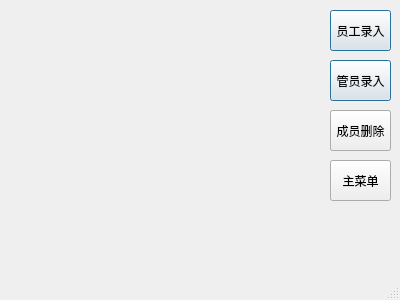
<?xml version="1.0" encoding="UTF-8"?>
<ui version="4.0">
 <class>MainWindow</class>
 <widget class="QMainWindow" name="MainWindow">
  <property name="enabled">
   <bool>true</bool>
  </property>
  <property name="geometry">
   <rect>
    <x>0</x>
    <y>0</y>
    <width>400</width>
    <height>300</height>
   </rect>
  </property>
  <property name="font">
   <font>
    <family>微软雅黑</family>
   </font>
  </property>
  <property name="windowTitle">
   <string>FaceDetection</string>
  </property>
  <widget class="QWidget" name="centralwidget">
   <widget class="QPushButton" name="amsignButton">
    <property name="enabled">
     <bool>false</bool>
    </property>
    <property name="geometry">
     <rect>
      <x>330</x>
      <y>10</y>
      <width>61</width>
      <height>41</height>
     </rect>
    </property>
    <property name="text">
     <string>上班打卡</string>
    </property>
    <property name="default">
     <bool>true</bool>
    </property>
    <property name="flat">
     <bool>false</bool>
    </property>
   </widget>
   <widget class="QPushButton" name="infoButton">
    <property name="geometry">
     <rect>
      <x>330</x>
      <y>110</y>
      <width>61</width>
      <height>41</height>
     </rect>
    </property>
    <property name="text">
     <string>今日信息</string>
    </property>
   </widget>
   <widget class="QToolButton" name="pmsignButton">
    <property name="enabled">
     <bool>false</bool>
    </property>
    <property name="geometry">
     <rect>
      <x>330</x>
      <y>60</y>
      <width>61</width>
      <height>41</height>
     </rect>
    </property>
    <property name="text">
     <string>下班打卡</string>
    </property>
   </widget>
   <widget class="QPushButton" name="manageButton">
    <property name="enabled">
     <bool>false</bool>
    </property>
    <property name="geometry">
     <rect>
      <x>330</x>
      <y>160</y>
      <width>61</width>
      <height>41</height>
     </rect>
    </property>
    <property name="text">
     <string>后台管理</string>
    </property>
   </widget>
   <widget class="QLabel" name="video_label">
    <property name="geometry">
     <rect>
      <x>0</x>
      <y>0</y>
      <width>300</width>
      <height>250</height>
     </rect>
    </property>
    <property name="text">
     <string/>
    </property>
   </widget>
   <widget class="QPushButton" name="stuffButton">
    <property name="enabled">
     <bool>true</bool>
    </property>
    <property name="geometry">
     <rect>
      <x>330</x>
      <y>10</y>
      <width>61</width>
      <height>41</height>
     </rect>
    </property>
    <property name="text">
     <string>员工录入</string>
    </property>
    <property name="default">
     <bool>true</bool>
    </property>
    <property name="flat">
     <bool>false</bool>
    </property>
   </widget>
   <widget class="QPushButton" name="manButton">
    <property name="enabled">
     <bool>true</bool>
    </property>
    <property name="geometry">
     <rect>
      <x>330</x>
      <y>60</y>
      <width>61</width>
      <height>41</height>
     </rect>
    </property>
    <property name="text">
     <string>管员录入</string>
    </property>
    <property name="default">
     <bool>true</bool>
    </property>
    <property name="flat">
     <bool>false</bool>
    </property>
   </widget>
   <widget class="QPushButton" name="delButtin">
    <property name="geometry">
     <rect>
      <x>330</x>
      <y>110</y>
      <width>61</width>
      <height>41</height>
     </rect>
    </property>
    <property name="text">
     <string>成员删除</string>
    </property>
   </widget>
   <widget class="QPushButton" name="returnButton">
    <property name="enabled">
     <bool>true</bool>
    </property>
    <property name="geometry">
     <rect>
      <x>330</x>
      <y>160</y>
      <width>61</width>
      <height>41</height>
     </rect>
    </property>
    <property name="text">
     <string>主菜单</string>
    </property>
   </widget>
  </widget>
  <widget class="QMenuBar" name="menubar">
   <property name="geometry">
    <rect>
     <x>0</x>
     <y>0</y>
     <width>400</width>
     <height>23</height>
    </rect>
   </property>
  </widget>
  <widget class="QStatusBar" name="statusbar"/>
 </widget>
 <resources/>
 <connections>
  <connection>
   <sender>infoButton</sender>
   <signal>clicked()</signal>
   <receiver>MainWindow</receiver>
   <slot>today_information_slot()</slot>
   <hints>
    <hint type="sourcelabel">
     <x>350</x>
     <y>173</y>
    </hint>
    <hint type="destinationlabel">
     <x>337</x>
     <y>445</y>
    </hint>
   </hints>
  </connection>
 </connections>
 <slots>
  <slot>today_information_slot()</slot>
 </slots>
</ui>
